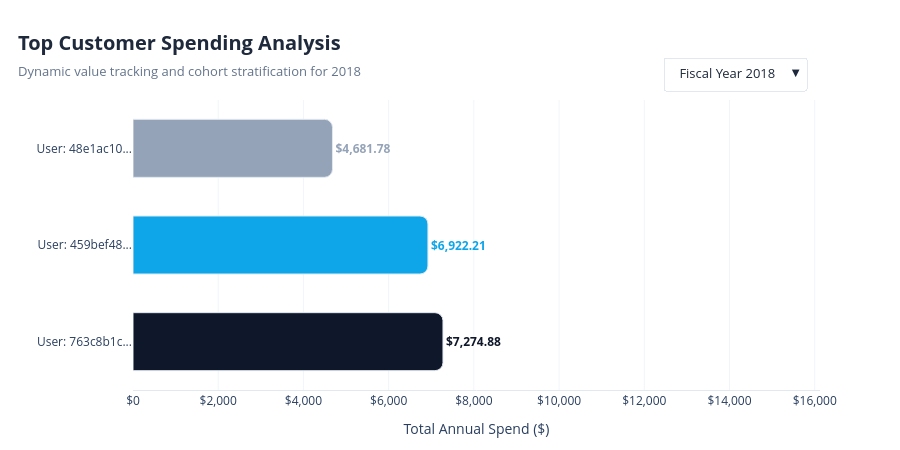

Write notebook code for a chart like this one.
### Code cell
import pandas as pd
import plotly.graph_objects as go

# ==========================================
# STEP 1: DATA PREPARATION & CLEANING
# ==========================================
df_plot = df.copy()

# Ensure clean numeric casting
df_plot['total_money_spent'] = pd.to_numeric(df_plot['total_money_spent'], errors='coerce')
df_plot['spending_rank'] = pd.to_numeric(df_plot['spending_rank'], errors='coerce').astype(int)

# Sort so Rank 1 appears perfectly at the top of the horizontal stack
df_plot = df_plot.sort_values(by=['sales_year', 'total_money_spent'], ascending=[True, True])

# Clean UI formatting
df_plot['display_id'] = "User: " + df_plot['customer_unique_id'].astype(str).str[:8] + "..."
df_plot['formatted_spend'] = df_plot['total_money_spent'].apply(lambda x: f"${x:,.2f}" if pd.notnull(x) else "$0.00")

# DYNAMIC CONDITIONAL FORMATTING DICTIONARY
# Premium Executive Slate & Cyan Theme
COLOR_METRIC = {
    1: '#0F172A',  # Slate 900 (Ultra Deep Navy for the Absolute Top Spender)
    2: '#0EA5E9',  # Sky 500   (Vibrant Teal/Blue for Runner Up)
    3: '#94A3B8'   # Slate 400 (Muted Grey for Third Place)
}

# ==========================================
# STEP 2: PLOTLY CANVAS INITIALIZATION
# ==========================================
fig = go.Figure()
years = sorted(df_plot['sales_year'].unique(), reverse=True)
buttons = []

for i, year in enumerate(years):
    year_data = df_plot[df_plot['sales_year'] == year]
    is_visible = (i == 0)
    
    # Apply conditional formatting row-by-row based on rank
    dynamic_colors = year_data['spending_rank'].map(COLOR_METRIC).tolist()
    
    fig.add_trace(go.Bar(
        x=year_data['total_money_spent'],
        y=year_data['display_id'],
        orientation='h',
        name=str(year),
        visible=is_visible,
        
        # Smart Data Labels: font colors dynamically match their respective bars
        text=year_data['formatted_spend'],
        textposition='outside',
        textfont=dict(color=dynamic_colors, size=12, weight='bold'),
        cliponaxis=False,
        
        marker=dict(
            color=dynamic_colors, # <-- Injected dynamic array for conditional formatting
            line=dict(color='#E2E8F0', width=1),
            cornerradius=8 
        ),
        hovertemplate=(
            "<b>Rank Position:</b> %{customdata[0]}<br>" +
            "<b>Account Hash:</b> %{customdata[1]}<br>" +
            "<b>Total Revenue:</b> <span><b>%{customdata[2]}</b></span><br>" +
            "<extra></extra>"
        ),
        customdata=year_data[['spending_rank', 'customer_unique_id', 'formatted_spend']].values
    ))
    
    # Interactive UI State Mask
    visibility_mask = [False] * len(years)
    visibility_mask[i] = True
    
    buttons.append(dict(
        label=f" Fiscal Year {year} ",
        method="update",
        args=[
            {"visible": visibility_mask},
            {"title": f"<b>Top Customer Spending Analysis</b><br><span style='font-size:13px; color:#64748B;'>Dynamic value tracking and cohort stratification for {year}</span>"}
        ]
    ))

# ==========================================
# STEP 3: UI/UX GRID ARCHITECTURE
# ==========================================
fig.update_layout(
    template='plotly_white',
    title=dict(
        text=f"<b>Top Customer Spending Analysis</b><br><span style='font-size:13px; color:#64748B;'>Dynamic value tracking and cohort stratification for {years[0]}</span>",
        font=dict(size=20, color='#1E293B'),
        x=0.02
    ),
    updatemenus=[dict(
        buttons=buttons,
        direction="down",
        showactive=True,
        x=0.98,
        xanchor="right",
        y=1.15,
        yanchor="top",
        bgcolor="#FFFFFF",
        bordercolor="#E2E8F0",
        font=dict(size=13, color="#1E293B")
    )],
    xaxis=dict(
        title="Total Annual Spend ($)",
        showgrid=True,
        gridcolor='#F1F5F9',
        tickformat="$,.0f",
        linecolor='#E2E8F0',
        range=[0, df_plot['total_money_spent'].max() * 1.18] # Room for labels
    ),
    yaxis=dict(
        title="",
        showgrid=False,
        autorange="reversed" # Anchors Rank 1 cleanly at the very top
    ),
    margin=dict(l=120, r=80, t=100, b=60),
    height=450,
    bargap=0.4 
)

fig.show()

### Figure 1 — Plotly figure (JSON) as saved in the notebook; plotly's stock layout.template omitted (floating-point values rounded to 4 significant figures)
{"data": [{"cliponaxis": false, "customdata": [[3, "48e1ac109decbb87765a3eade6854098", "$4,681.78"], [2, "459bef486812aa25204be022145caa62", "$6,922.21"], [1, "763c8b1c9c68a0229c42c9fc6f662b93", "$7,274.88"]], "hovertemplate": "<b>Rank Position:</b> %{customdata[0]}<br><b>Account Hash:</b> %{customdata[1]}<br><b>Total Revenue:</b> <span><b>%{customdata[2]}</b></span><br><extra></extra>", "marker": {"color": ["#94A3B8", "#0EA5E9", "#0F172A"], "cornerradius": 8, "line": {"color": "#E2E8F0", "width": 1}}, "name": "2018", "orientation": "h", "text": ["$4,681.78", "$6,922.21", "$7,274.88"], "textfont": {"color": ["#94A3B8", "#0EA5E9", "#0F172A"], "size": 12, "weight": "bold"}, "textposition": "outside", "type": "bar", "visible": true, "x": [4682.0, 6922.0, 7275.0], "y": ["User: 48e1ac10...", "User: 459bef48...", "User: 763c8b1c..."]}, {"cliponaxis": false, "customdata": [[3, "dc4802a71eae9be1dd28f5d788ceb526", "$6,929.31"], [2, "da122df9eeddfedc1dc1f5349a1a690c", "$7,571.63"], [1, "0a0a92112bd4c708ca5fde585afaa872", "$13,664.08"]], "hovertemplate": "<b>Rank Position:</b> %{customdata[0]}<br><b>Account Hash:</b> %{customdata[1]}<br><b>Total Revenue:</b> <span><b>%{customdata[2]}</b></span><br><extra></extra>", "marker": {"color": ["#94A3B8", "#0EA5E9", "#0F172A"], "cornerradius": 8, "line": {"color": "#E2E8F0", "width": 1}}, "name": "2017", "orientation": "h", "text": ["$6,929.31", "$7,571.63", "$13,664.08"], "textfont": {"color": ["#94A3B8", "#0EA5E9", "#0F172A"], "size": 12, "weight": "bold"}, "textposition": "outside", "type": "bar", "visible": false, "x": [6929.0, 7572.0, 13660.0], "y": ["User: dc4802a7...", "User: da122df9...", "User: 0a0a9211..."]}, {"cliponaxis": false, "customdata": [[3, "cfbb7c1c3d613d974eef515b180e2c9b", "$979.91"], [2, "40b41ade17bb2121b576b07e25ce622b", "$982.41"], [1, "fdaa290acb9eeacb66fa7f979baa6803", "$1,423.55"]], "hovertemplate": "<b>Rank Position:</b> %{customdata[0]}<br><b>Account Hash:</b> %{customdata[1]}<br><b>Total Revenue:</b> <span><b>%{customdata[2]}</b></span><br><extra></extra>", "marker": {"color": ["#94A3B8", "#0EA5E9", "#0F172A"], "cornerradius": 8, "line": {"color": "#E2E8F0", "width": 1}}, "name": "2016", "orientation": "h", "text": ["$979.91", "$982.41", "$1,423.55"], "textfont": {"color": ["#94A3B8", "#0EA5E9", "#0F172A"], "size": 12, "weight": "bold"}, "textposition": "outside", "type": "bar", "visible": false, "x": [979.9, 982.4, 1424.0], "y": ["User: cfbb7c1c...", "User: 40b41ade...", "User: fdaa290a..."]}], "layout": {"bargap": 0.4, "height": 450, "margin": {"b": 60, "l": 120, "r": 80, "t": 100}, "title": {"font": {"color": "#1E293B", "size": 20}, "text": "<b>Top Customer Spending Analysis</b><br><span style='font-size:13px; color:#64748B;'>Dynamic value tracking and cohort stratification for 2018</span>", "x": 0.02}, "updatemenus": [{"bgcolor": "#FFFFFF", "bordercolor": "#E2E8F0", "buttons": [{"args": [{"visible": [true, false, false]}, {"title": "<b>Top Customer Spending Analysis</b><br><span style='font-size:13px; color:#64748B;'>Dynamic value tracking and cohort stratification for 2018</span>"}], "label": " Fiscal Year 2018 ", "method": "update"}, {"args": [{"visible": [false, true, false]}, {"title": "<b>Top Customer Spending Analysis</b><br><span style='font-size:13px; color:#64748B;'>Dynamic value tracking and cohort stratification for 2017</span>"}], "label": " Fiscal Year 2017 ", "method": "update"}, {"args": [{"visible": [false, false, true]}, {"title": "<b>Top Customer Spending Analysis</b><br><span style='font-size:13px; color:#64748B;'>Dynamic value tracking and cohort stratification for 2016</span>"}], "label": " Fiscal Year 2016 ", "method": "update"}], "direction": "down", "font": {"color": "#1E293B", "size": 13}, "showactive": true, "x": 0.98, "xanchor": "right", "y": 1.15, "yanchor": "top"}], "xaxis": {"gridcolor": "#F1F5F9", "linecolor": "#E2E8F0", "range": [0, 16120.0], "showgrid": true, "tickformat": "$,.0f", "title": {"text": "Total Annual Spend ($)"}}, "yaxis": {"autorange": "reversed", "showgrid": false, "title": {"text": ""}}}}
